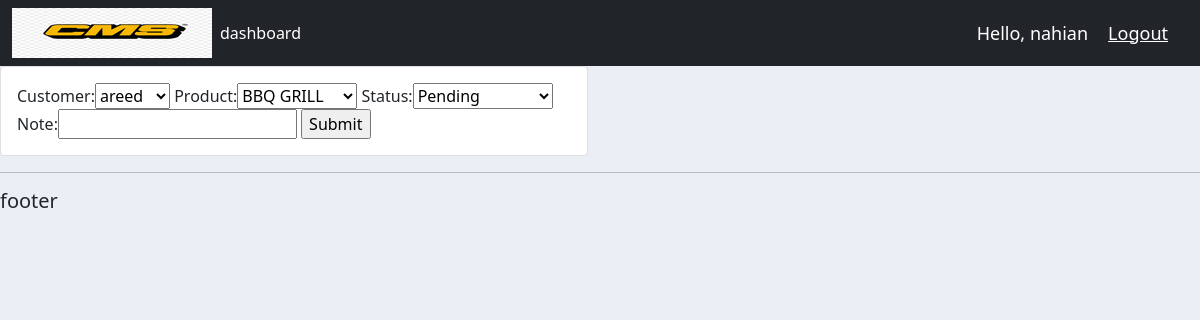
Page /update_order/38/ (signed in) on the committed database.
### accounts/models.py (models this page shows)
class order(models.Model):
	STATUS = (
		('Pending' , 'Pending'),
		('Out for delivery' , 'Out for delivery'),
		)
	customer = models.ForeignKey(customer, null=True, on_delete= models.SET_NULL)
	product = models.ForeignKey(product, null=True, on_delete= models.SET_NULL)
	date_created = models.DateTimeField(auto_now_add=True, null=True)
	status = models.CharField(max_length=200, null=True, choices=STATUS)
	note = models.CharField(max_length=1000, null=True)

### accounts/decorators.py (the view)
		def wrapper_func(request, *args, **kwargs):
			group = None
			if request.user.groups.exists():
				group = request.user.groups.all()[0].name
			if group in allowed_roles:
				return view_func(request, *args, **kwargs)
			else:
				return HttpResponse('You are not authorized to view this page')

### accounts/forms.py
class OrderForm(ModelForm):
	class Meta:
		model = order
		fields = '__all__'

### accounts/models.py (called while the page is built)
	def __str__(self):
		return self.name

	def __str__(self):
		return self.name

### accounts/views.py (called while the page is built)
@login_required(login_url='login')
@allowed_users(allowed_roles=['admin'])
def updateOrder(request, pk):
	orders = order.objects.get(id=pk)
	form = OrderForm(instance=orders)
	if request.method == 'POST':
		form = OrderForm(request.POST, instance=orders)
		if form.is_valid():
			form.save()
			return redirect('/')
	context = {'form' : form}
	return render(request, 'accounts/order_form.html', context)

### accounts/templates/accounts/order_form.html (shortened to what this page needs)
{% extends 'accounts/main.html'%}
{% load static %}
{% block content %}
<div class="row">
	<div class="col-md-6">
		<div class="card card-body">
			<form action="" method="POST">
				{{form}}
				<input type="submit" name="Submit">
			</form>
		</div>
	</div>
</div>
{% endblock %}

### accounts/templates/accounts/navbar.html (shortened to what this page needs)
{% load static %}
<nav class="navbar navbar-expand-lg navbar-dark bg-dark">
  <div class="container-fluid">
    <img src="{% static 'images/cms2.jpg'%}">
    <div class="collapse navbar-collapse" id="navbarNav">
      <ul class="navbar-nav">
        {% if request.user.is_staff %}
        <li class="nav-item">
          <a class="nav-link active" aria-current="page" href="{% url 'home' %}">dashboard</a>
        </li>
        {% endif %}
      </ul>
    </div>
    <span class="hello-msg">Hello, {{request.user}}</span>
  <span ><a  class="hello-msg" href="{% url 'logout' %}">Logout</a></span>
  </div>
</nav>

### static/css/main.css (style rules this page uses)
body { background-color: #ebeff5; }

### accounts/templates/accounts/navbar.html (style rules this page uses)
.hello-msg { font-size: 18px; color: #fff; margin-right: 20px; }

### rows in the picture
order: customer "areed", product "BBQ GRILL", status "Pending"

### other values in the picture
{{ request.user }} "nahian"
